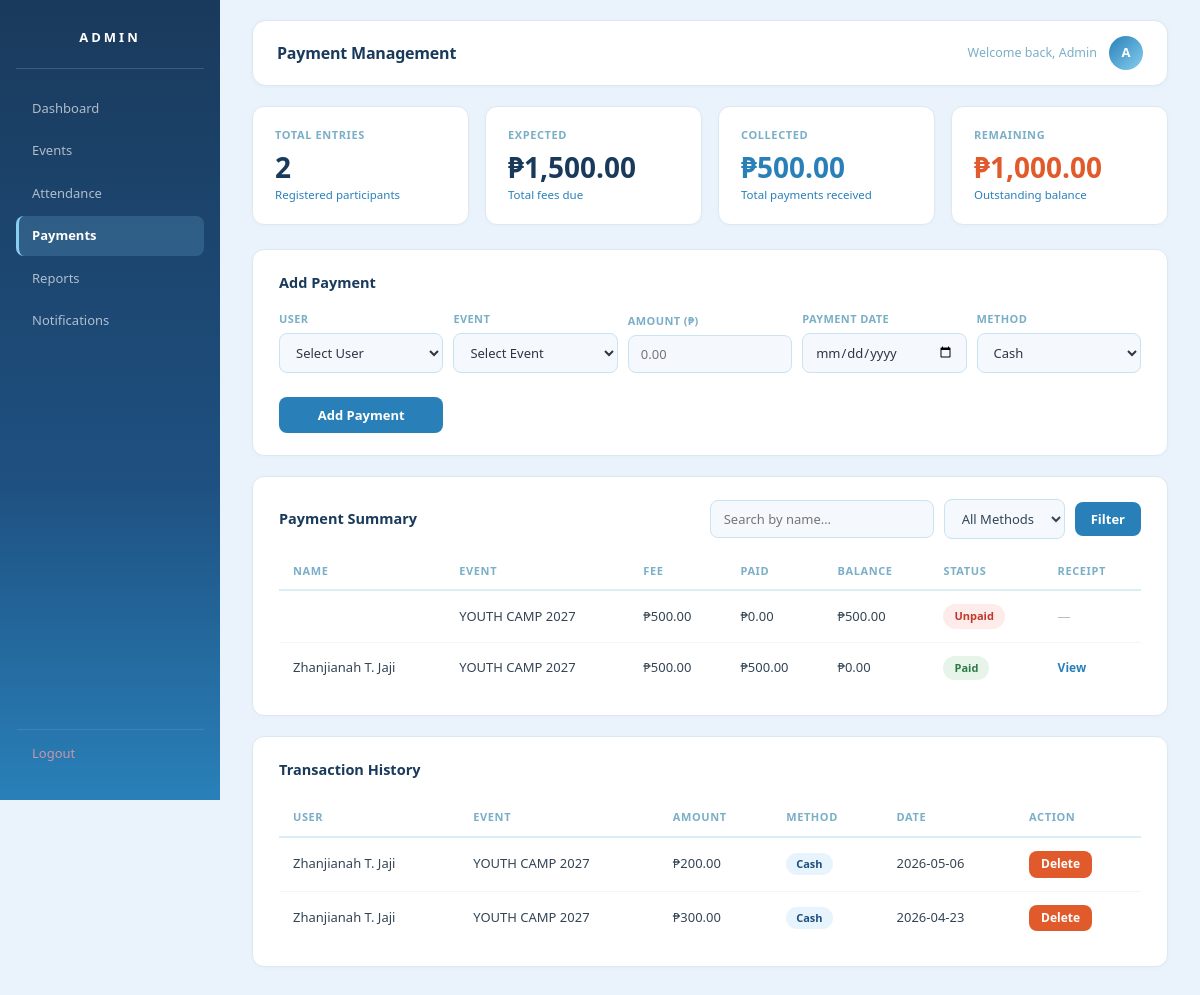
The app's page /payments.php (signed in), older data.
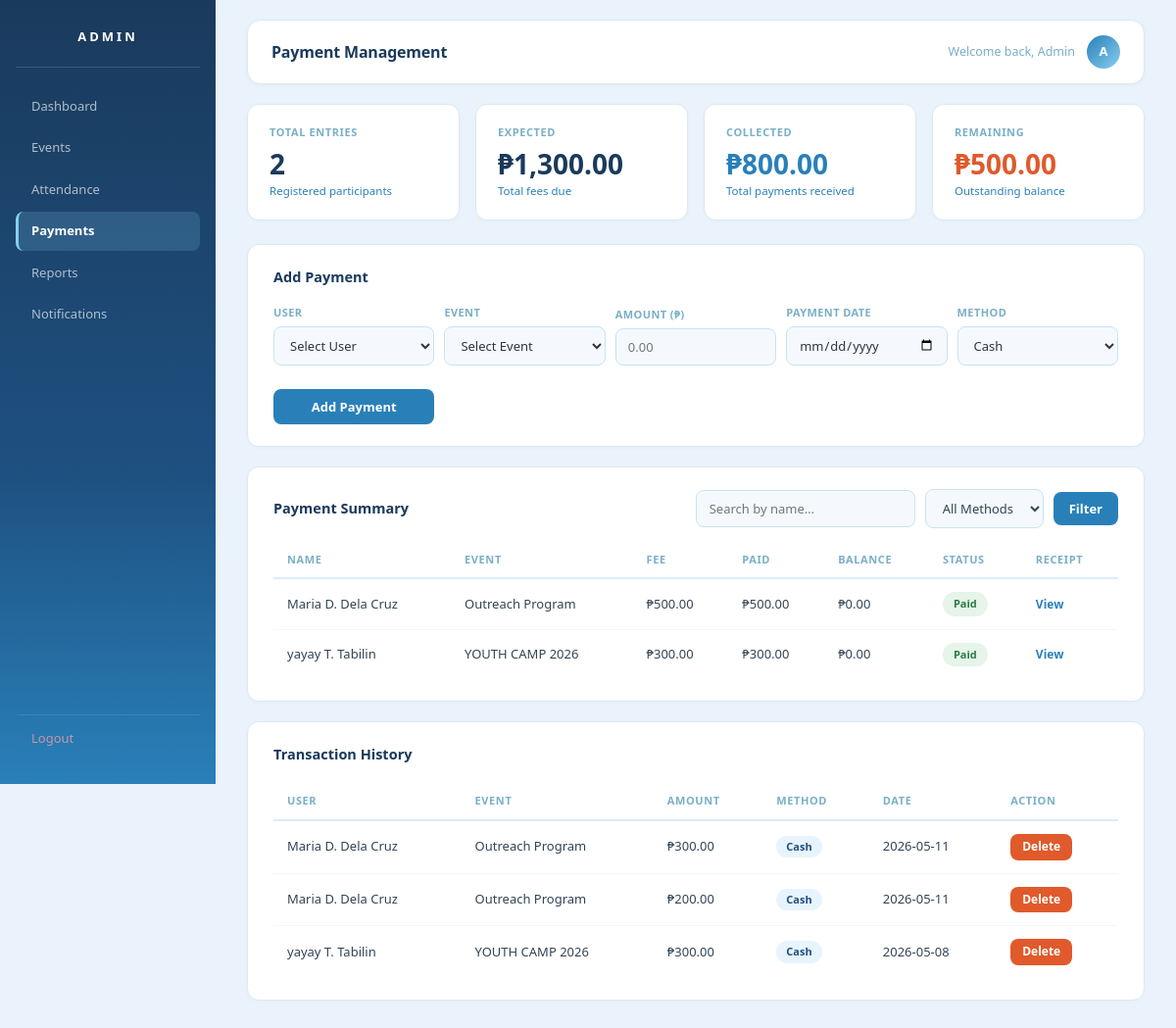
The same page, newer data.
### tables this page shows
CREATE TABLE `users` (
  `id` int(11) NOT NULL,
  `name` varchar(100) NOT NULL,
  `email` varchar(100) NOT NULL,
  `password` varchar(255) NOT NULL,
  `role` enum('admin','member') DEFAULT 'member',
  `created_at` timestamp NOT NULL DEFAULT current_timestamp(),
  `email_verified` tinyint(1) DEFAULT 0,
  `first_name` varchar(50) NOT NULL,
  `middle_initial` char(1) DEFAULT NULL,
  `surname` varchar(50) NOT NULL
);

CREATE TABLE `events` (
  `id` int(11) NOT NULL,
  `event_name` varchar(150) NOT NULL,
  `description` text DEFAULT NULL,
  `event_date` datetime NOT NULL,
  `event_end_date` datetime DEFAULT NULL,
  `location` varchar(150) DEFAULT NULL,
  `fee` decimal(10,2) DEFAULT 0.00,
  `is_free` tinyint(1) NOT NULL DEFAULT 0,
  `created_at` timestamp NOT NULL DEFAULT current_timestamp()
);

CREATE TABLE `payments` (
  `id` int(11) NOT NULL,
  `user_id` int(11) DEFAULT NULL,
  `event_id` int(11) DEFAULT NULL,
  `amount_paid` decimal(10,2) NOT NULL,
  `payment_date` date DEFAULT NULL,
  `payment_method` enum('cash','gcash','bank') DEFAULT NULL
);

### payments.php (the view, shortened to what the changed rows need)
<?php
require_once 'database.php';
$where_parts = ["1=1"];
$where_sql = implode(" AND ", $where_parts);
$summary_query = "
    WITH payment_totals AS (
        SELECT user_id, event_id,
               SUM(amount_paid) AS total_paid,
               COUNT(*) AS payment_count,
               MAX(payment_date) AS last_payment
        FROM payments
        GROUP BY user_id, event_id
    )
    SELECT
        u.id AS user_id, u.name, u.email,
        e.id AS event_id, e.event_name, e.fee, e.is_free,
        COALESCE(pt.total_paid, 0) AS total_paid,
        e.fee - COALESCE(pt.total_paid, 0) AS balance,
        COALESCE(pt.payment_count, 0) AS payment_count,
        pt.last_payment,
        CASE
            WHEN pt.total_paid IS NULL OR pt.total_paid = 0 THEN 'Unpaid'
            WHEN pt.total_paid < e.fee THEN 'Partial'
            ELSE 'Paid'
        END AS payment_status
    FROM registrations r
    JOIN users u ON u.id = r.user_id
    JOIN events e ON e.id = r.event_id
    LEFT JOIN payment_totals pt ON pt.user_id = r.user_id AND pt.event_id = r.event_id
    WHERE $where_sql AND e.is_free = 0
    ORDER BY u.name, e.event_name
";
$summary = $conn->query($summary_query);
$history = $conn->query("
    SELECT p.*, u.name AS user_name, e.event_name
    FROM payments p
    JOIN users u ON u.id = p.user_id
    JOIN events e ON e.id = p.event_id
    ORDER BY p.payment_date DESC
");
$totals = $conn->query("
    SELECT
        COUNT(DISTINCT CONCAT(r.user_id,'-',r.event_id)) AS total_entries,
        SUM(e.fee) AS total_expected,
        COALESCE(SUM(p.amount_paid), 0) AS total_collected,
        SUM(e.fee) - COALESCE(SUM(p.amount_paid), 0) AS total_balance
    FROM registrations r
    JOIN events e ON e.id = r.event_id AND e.is_free = 0
    LEFT JOIN payments p ON p.user_id = r.user_id AND p.event_id = r.event_id
")->fetch_assoc();
?>
<!DOCTYPE html>
<html lang="en">
<head>
<link rel="stylesheet" href="admin_dashboard.css">
</head>
<body>
<div class="sidebar">
    <h2>ADMIN</h2>
</div>
<div class="main">
<div class="header">
    <h1>Payment Management</h1>
</div>
<div class="container">
<div class="cards">
    <div class="card">
        <h3>Expected</h3>
        <p>₱<?= number_format(floatval($totals['total_expected']), 2) ?></p>
        <div class="card-sub">Total fees due</div>
    </div>
    <div class="card">
        <h3>Collected</h3>
        <p style="color:#2980b9;">₱<?= number_format(floatval($totals['total_collected']), 2) ?></p>
        <div class="card-sub">Total payments received</div>
    </div>
    <div class="card">
        <h3>Remaining</h3>
        <p style="color:#e05a2b;">₱<?= number_format(floatval($totals['total_balance']), 2) ?></p>
        <div class="card-sub">Outstanding balance</div>
    </div>
</div>
<div class="section">
    <h2>Add Payment</h2>
</div>
<div class="section">
    <div class="flex">
        <h2>Payment Summary</h2>
    </div>
    <table>
        <thead>
            <tr>
                <th>Name</th>
                <th>Event</th>
                <th>Fee</th>
                <th>Paid</th>
                <th>Balance</th>
                <th>Status</th>
                <th>Receipt</th>
            </tr>
        </thead>
        <tbody>
        <?php while($row = $summary->fetch_assoc()):
            $statusClass = match($row['payment_status']) {
                'Paid'    => 'status-paid',
                'Partial' => 'status-partial',
                default   => 'status-unpaid',
            };
        ?>
        <tr>
            <td><?= htmlspecialchars($row['name']) ?></td>
            <td><?= htmlspecialchars($row['event_name']) ?></td>
            <td>₱<?= number_format($row['fee'], 2) ?></td>
            <td>₱<?= number_format($row['total_paid'], 2) ?></td>
            <td>₱<?= number_format($row['balance'], 2) ?></td>
            <td>
                <span class="status-pill <?= $statusClass ?>">
                    <?= $row['payment_status'] ?>
                </span>
            </td>
            <td>
                <?php if ($row['payment_status'] === 'Paid'): ?>
                <a class="view-link" href="receipt.php?user_id=<?= $row['user_id'] ?>&event_id=<?= $row['event_id'] ?>" target="_blank">View</a>
                <?php else: ?>
                <span style="color:#bbb;">—</span>
                <?php endif; ?>
            </td>
        </tr>
        <?php endwhile; ?>
        </tbody>
    </table>
</div>
<div class="section">
    <h2>Transaction History</h2>
    <table>
        <thead>
            <tr>
                <th>User</th>
                <th>Event</th>
                <th>Amount</th>
                <th>Method</th>
                <th>Date</th>
                <th>Action</th>
            </tr>
        </thead>
        <tbody>
        <?php while($h = $history->fetch_assoc()): ?>
        <tr>
            <td><?= htmlspecialchars($h['user_name']) ?></td>
            <td><?= htmlspecialchars($h['event_name']) ?></td>
            <td>₱<?= number_format($h['amount_paid'], 2) ?></td>
            <td><span class="method-badge"><?= ucfirst($h['payment_method']) ?></span></td>
            <td><?= htmlspecialchars($h['payment_date']) ?></td>
            <td>
                <a href="payments.php?delete=<?= $h['id'] ?>"
                   class="btn btn-danger"
                   style="font-size:12px;padding:5px 12px;"
                   onclick="return confirm('Delete this payment record?')">
                   Delete
                </a>
            </td>
        </tr>
        <?php endwhile; ?>
        </tbody>
    </table>
</div>
</div>
</div>
</body>
</html>

Row changes from the older to the newer data that the page shows:
removed users: events.event_name "YOUTH CAMP 2027", events.fee "500.00", total_paid "0.00", balance "500.00", payment_status "Unpaid"
no longer on this page (row unchanged): users: name "Zhanjianah T. Jaji", events.event_name "YOUTH CAMP 2027", events.fee "500.00", total_paid "500.00", balance "0.00", payment_status "Paid"
removed payments: user.name "Zhanjianah T. Jaji", event.event_name "YOUTH CAMP 2027", amount_paid "200.00", payment_method "Cash", payment_date "2026-05-06"
removed payments: user.name "Zhanjianah T. Jaji", event.event_name "YOUTH CAMP 2027", amount_paid "300.00", payment_method "Cash", payment_date "2026-04-23"
added users: name "Maria D. Dela Cruz", events.event_name "Outreach Program", events.fee "500.00", total_paid "500.00", balance "0.00", payment_status "Paid"
added users: name "yayay T. Tabilin", events.event_name "YOUTH CAMP 2026", events.fee "300.00", total_paid "300.00", balance "0.00", payment_status "Paid"
added payments: user.name "Maria D. Dela Cruz", event.event_name "Outreach Program", amount_paid "300.00", payment_method "Cash", payment_date "2026-05-11"
added payments: user.name "Maria D. Dela Cruz", event.event_name "Outreach Program", amount_paid "200.00", payment_method "Cash", payment_date "2026-05-11"
added payments: user.name "yayay T. Tabilin", event.event_name "YOUTH CAMP 2026", amount_paid "300.00", payment_method "Cash", payment_date "2026-05-08"
Text that changed along with them:
$totals['total_expected']: "1,500.00" → "1,300.00"
$totals['total_collected']: "500.00" → "800.00"
$totals['total_balance']: "1,000.00" → "500.00"
